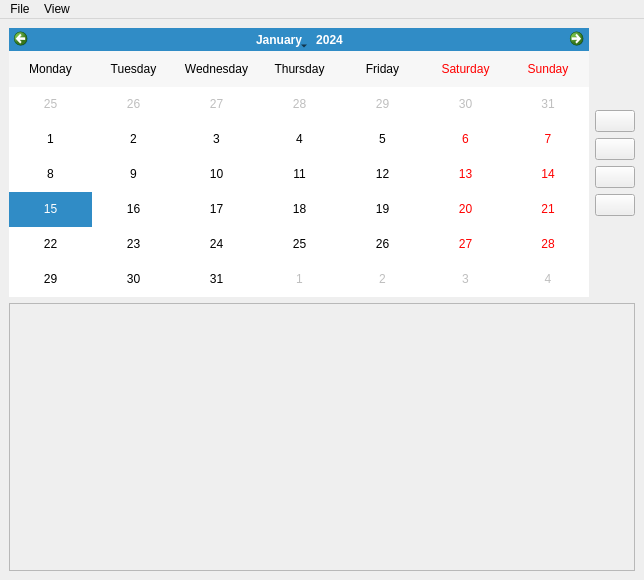
<?xml version="1.0" encoding="UTF-8"?>
<ui version="4.0">
 <class>MainWindow</class>
 <widget class="QMainWindow" name="MainWindow">
  <property name="geometry">
   <rect>
    <x>0</x>
    <y>0</y>
    <width>644</width>
    <height>580</height>
   </rect>
  </property>
  <property name="windowTitle">
   <string>Dentiny</string>
  </property>
  <widget class="QWidget" name="centralwidget">
   <layout class="QVBoxLayout" name="verticalLayout_3">
    <item>
     <layout class="QHBoxLayout" name="topLayout">
      <item>
       <widget class="QCalendarWidget" name="calendarWidget">
        <property name="firstDayOfWeek">
         <enum>Qt::DayOfWeek::Monday</enum>
        </property>
        <property name="gridVisible">
         <bool>false</bool>
        </property>
        <property name="selectionMode">
         <enum>QCalendarWidget::SelectionMode::SingleSelection</enum>
        </property>
        <property name="horizontalHeaderFormat">
         <enum>QCalendarWidget::HorizontalHeaderFormat::LongDayNames</enum>
        </property>
        <property name="verticalHeaderFormat">
         <enum>QCalendarWidget::VerticalHeaderFormat::NoVerticalHeader</enum>
        </property>
        <property name="navigationBarVisible">
         <bool>true</bool>
        </property>
        <property name="dateEditEnabled">
         <bool>true</bool>
        </property>
       </widget>
      </item>
      <item>
       <layout class="QVBoxLayout" name="verticalLayout">
        <item>
         <spacer name="verticalSpacer_2">
          <property name="orientation">
           <enum>Qt::Orientation::Vertical</enum>
          </property>
          <property name="sizeHint" stdset="0">
           <size>
            <width>20</width>
            <height>40</height>
           </size>
          </property>
         </spacer>
        </item>
        <item>
         <widget class="QPushButton" name="btnNewPatient">
          <property name="text">
           <string/>
          </property>
          <property name="icon">
           <iconset>
            <normalon>:/resources/img/AddNewPatient.png</normalon>
           </iconset>
          </property>
          <property name="iconSize">
           <size>
            <width>50</width>
            <height>50</height>
           </size>
          </property>
         </widget>
        </item>
        <item>
         <widget class="QPushButton" name="btnNewAppointment">
          <property name="text">
           <string/>
          </property>
          <property name="icon">
           <iconset resource="resources.qrc">
            <normaloff>:/resources/img/AddNewAppointment.png</normaloff>:/resources/img/AddNewAppointment.png</iconset>
          </property>
          <property name="iconSize">
           <size>
            <width>50</width>
            <height>50</height>
           </size>
          </property>
         </widget>
        </item>
        <item>
         <widget class="QPushButton" name="btnAddNewRecord">
          <property name="text">
           <string/>
          </property>
          <property name="icon">
           <iconset resource="resources.qrc">
            <normaloff>:/resources/img/AddNewRecord.png</normaloff>:/resources/img/AddNewRecord.png</iconset>
          </property>
          <property name="iconSize">
           <size>
            <width>50</width>
            <height>50</height>
           </size>
          </property>
         </widget>
        </item>
        <item>
         <widget class="QPushButton" name="btnSetPassword">
          <property name="text">
           <string/>
          </property>
          <property name="icon">
           <iconset resource="resources.qrc">
            <normaloff>:/resources/img/SetPassword.png</normaloff>:/resources/img/SetPassword.png</iconset>
          </property>
          <property name="iconSize">
           <size>
            <width>50</width>
            <height>50</height>
           </size>
          </property>
         </widget>
        </item>
        <item>
         <spacer name="verticalSpacer">
          <property name="orientation">
           <enum>Qt::Orientation::Vertical</enum>
          </property>
          <property name="sizeHint" stdset="0">
           <size>
            <width>20</width>
            <height>40</height>
           </size>
          </property>
         </spacer>
        </item>
       </layout>
      </item>
     </layout>
    </item>
    <item>
     <layout class="QVBoxLayout" name="bottomLayout">
      <item>
       <widget class="QScrollArea" name="scrollArea">
        <property name="widgetResizable">
         <bool>true</bool>
        </property>
        <widget class="QWidget" name="scrollAreaWidgetContents">
         <property name="geometry">
          <rect>
           <x>0</x>
           <y>0</y>
           <width>618</width>
           <height>166</height>
          </rect>
         </property>
        </widget>
       </widget>
      </item>
     </layout>
    </item>
   </layout>
  </widget>
  <widget class="QMenuBar" name="menubar">
   <property name="geometry">
    <rect>
     <x>0</x>
     <y>0</y>
     <width>644</width>
     <height>26</height>
    </rect>
   </property>
   <widget class="QMenu" name="menuFile">
    <property name="title">
     <string>File</string>
    </property>
    <addaction name="actionExit"/>
   </widget>
   <widget class="QMenu" name="menuView">
    <property name="title">
     <string>View</string>
    </property>
    <addaction name="actionPatient"/>
   </widget>
   <addaction name="menuFile"/>
   <addaction name="menuView"/>
  </widget>
  <action name="actionExit">
   <property name="text">
    <string>Exit</string>
   </property>
  </action>
  <action name="actionPatient">
   <property name="text">
    <string>Patient data</string>
   </property>
  </action>
 </widget>
 <resources>
  <include location="resources.qrc"/>
 </resources>
 <connections/>
</ui>
